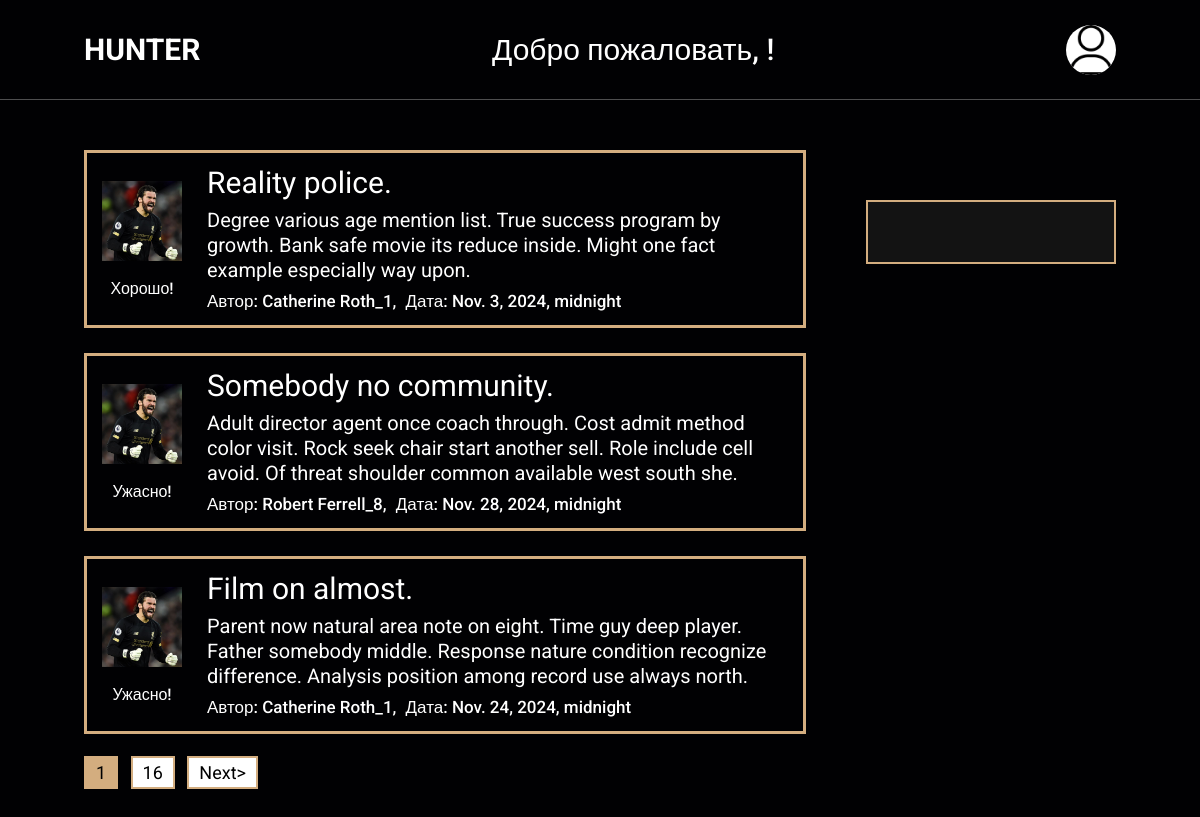
/main/Hunter/admin/reviews, run on the app's committed database.
### app/models.py (models this page shows, shortened)
class Restaurant(models.Model):
    name = models.CharField(blank=False, max_length=32, default="")
    content = models.TextField(blank=False, max_length=200, default="")
    address = models.CharField(blank=False, max_length=50)
    phone_regex = RegexValidator(regex=r'^\+?[7,8]?[\s,-]?\(?\d{3}\)?[\s,-]?\d{3}[\s,-]?\d{2}[\s,-]?\d{2}$', message="Invalid format")
    phone = models.CharField(validators=[phone_regex], max_length=12, null=True)
    img = models.ImageField(null=True, blank=True, default="background.jpg", upload_to="restaurant_image/%Y/%M/%D")
    objects = RestaurantManager()

class Review(models.Model):
    RATING_CHOICES = (
        ('Удивительно!', 'Удивительно!'),
        ('Хорошо!', 'Хорошо!'),
        ('Плохо!', 'Плохо!'),
        ('Ужасно!', 'Ужасно!'),
    )
    title = models.CharField(max_length=50, blank=False)
    content = models.TextField(blank=False, max_length=200)
    date = models.DateTimeField(blank=False, null=True)
    profile = models.ForeignKey('Profile', on_delete=models.PROTECT, blank=True, null=True, default="")
    restaurant = models.ForeignKey('Restaurant', blank=True,  null=True, on_delete=models.PROTECT)
    verdict = models.CharField(choices=RATING_CHOICES, max_length=15, default="")
    objects = ReviewManager()

class Profile(models.Model):
    user = models.OneToOneField(User, null=True, on_delete=models.PROTECT, related_name='profile', default="")
    avatar = models.ImageField(null=True, blank=True, default="avatar.png", upload_to="avatar/%Y/%M/%D")

### app/views.py (the view)
# urls.py: path("main/<str:restaurant_name>/admin/reviews", views.restaurantAdminReviews, name="restaurantAdminReviews"),
def restaurantAdminReviews(request, restaurant_name):
    restaurant = models.Restaurant.objects.get_by_name(restaurant_name)[0]
    reviews = paginate(request, models.Review.objects.get_all_by_restaurant(restaurant_name))['items']
    page_obj = paginate(request, models.Review.objects.get_all_by_restaurant(restaurant_name))['obj']
    num_pages = paginate(request, models.Review.objects.get_all_by_restaurant(restaurant_name))['num']
    return render(request, "restaurant__admin-reviews.html", context={"reviews": reviews, "page_obj": page_obj, "num_pages": num_pages, "restaurant": restaurant})

### app/models.py (called while the page is built)
    def get_all_by_restaurant(self, restaurant):
        return self.filter(restaurant__name=restaurant)

    def get_by_name(self, _name):
        return self.filter(name = _name)

### app/views.py (called while the page is built)
def paginate(request, objects, per_page=3):
    paginator = Paginator(objects, per_page)
    page_number = request.GET.get('page', 1)
    page_obj = paginator.get_page(page_number)
    page_items = paginator.page(page_number)
    num_pages = paginator.num_pages
    return {'items': page_items, 'obj': page_obj, 'num': num_pages}

### cart/context_proccesors.py (called while the page is built)
def cart(request):
    return {'cart': Cart(request).cart}

### templates/restaurant__admin-reviews.html
{% extends 'layouts/restaurant__admin-base.html' %}
{% block content %}
<div class="fragment">
  <div class="reviews">
    <div class="reviews__body-admin">
      {% for review in reviews %}
      {% include 'components/review-admin-item.html' %}
      {% endfor %}
      {% if num_pages > 1 %}
      {% include 'components/paginator.html' %}
      {% endif %}
    </div>
  </div>
</div>
{% endblock %}

### templates/layouts/restaurant__admin-base.html (shortened to what this page needs)
{% load static %}
<!DOCTYPE html>
<html lang="ru">
<head>
  <link rel="stylesheet" href="https://cdnjs.cloudflare.com/ajax/libs/font-awesome/6.6.0/css/all.min.css">
  <link rel="stylesheet" href="{% static 'css/reset.css' %}"/>
  <link rel="stylesheet" href="{% static 'css/restaurant.css' %}"/>
</head>
<body>
  <header class="header">
    <a href="{% url 'restaurantIndex' restaurant_name=restaurant.name %}" class="logo">
      {{ restaurant.name }}
    </a>
    <h2 class="nav__title">Добро пожаловать, {{ user.username }}!</h2>
    <div class="icons">
      {% if user.is_authenticated and not request.user.is_superuser %}
      <img class="profile__icon" src="{{ request.user.profile.avatar.url }}" class="fas fa-user profile" id="prof-btn" onclick="toggleMenu()"></img>
      {% else %}
      <img class="profile__icon" src="{% static '/img/avatar.png' %}" class="fas fa-user profile" id="prof-btn" onclick="toggleMenu()"></img>
      {% endif %}
    </div>
  </header>
  <section class="main">
    {% block content %}
    {% endblock %}
    <div class="main__right">
      {% with request.resolver_match.url_name as url_name %}
      <nav class="main__right__nav">
      </nav>
      {% endwith %}
    </div>
  </section>
</body>
</html>

### templates/components/review-admin-item.html
{% load static %}
<div class="review">
    <div class="review__left">
      <img class="review__left__img review__avatar" src="{{ review.profile.avatar.url }}" alt="">
      <div class="review__verdict">
        {{ review.verdict }}
      </div>
    </div>
    <div class="review__right">
      <div class="review__right__body">
        <h2 class="review__right__title">{{ review.title }}</h2>
        <span class="review__right__text">{{ review.content }}</span>
      </div>
      <div class="review__right__bottom">
        <span class="review__right__info">Автор: {{ review.profile.user.username }}, </span>
        <span class="review__right__info">Дата: {{ review.date }}</span>
      </div>
    </div>
</div>

### static/css/restaurant.css (style rules this page uses)
:root { --main-color: #d3ad7f; --black: #131313; --bg: #010103; --border: .1rem solid rgba(255,255,255,.3); }
* { box-sizing: border-box; outline: none; border: none; text-decoration: none; transition: .2s linear; }
html { margin: 0; padding: 0; font-family: "Roboto", sans-serif; font-weight: 400; font-size: 62.5%; overflow-x: hidden; scroll-padding-top: 9rem; scroll-behavior: smooth; }
body { background: var(--bg); }
section { padding: 0 7%; padding-top: 100px; }
a { color: #fff; }
a, a:active, a:focus { outline: none; }
.header { height: 100px; background: var(--bg); display: flex; align-items: center; justify-content: space-between; padding: 1.5rem 7%; border-bottom: var(--border); position: fixed; top: 0; left: 0; right: 0; z-index: 1000; }
.header .logo { display: flex; align-items: center; text-transform: uppercase; height: 6rem; font-size: 30px; font-weight: 700; }
.header .icons { display: flex; align-items: center; }
.profile__icon { width: 50px; height: 50px; border-radius: 50%; cursor: pointer; background: #fff; }
.review__avatar { background-color: #fff; }
.review { display: flex; border: 3px solid var(--main-color); padding: 15px; }
.review + .review { margin-top: 25px; }
.review__left { display: flex; flex-direction: column; justify-content: center; align-items: center; margin-right: 25px; }
.review__left__img { width: 80px; height: 80px; margin-bottom: 20px; }
.review__verdict { font-weight: 500; color: #fff; font-size: 16px; }
.review__right { display: flex; flex-direction: column; justify-content: space-between; }
.review__right__title { font-size: 30px; color: #fff; }
.review__right__text { display: block; font-size: 20px; margin-top: 10px; line-height: 25px; color: #fff; }
.review__right__body { margin-bottom: 10px; }
.nav__title { color: #fff; font-size: 30px; font-weight: 500; }
.main, .cart { display: flex; justify-content: space-between; }
.fragment { width: 70%; margin-top: 50px; padding-bottom: 50px; }
.main__right { width: 30%; margin-top: 25px; display:flex; flex-direction: column; align-items: flex-end; }
.main__right__nav { position: fixed; padding: 30px; border: 2px solid var(--main-color); margin-top: 75px; display: flex; flex-direction: column; align-items: center; background-color: #131313; width: 250px; }
.reviews__body-admin { display: flex; flex-direction: column; }
.order__right__info, .review__right__info { font-size: 17px; font-weight: 500; color: #fff; }
.order__right__info + .order__right__info, .review__right__info + .review__right__info { margin-left: 5px; }

### data on the page
Restaurant: name "HUNTER"
Review: profile.avatar (placeholder picture), verdict "Хорошо!", title "Reality police.", content "Degree various age mention list. True success program by growth. Bank safe movie its reduce inside. Might one fact example especially way upon.", profile.user.username "Catherine Roth_1", date "Nov. 3, 2024, midnight"
Review: profile.avatar (placeholder picture), verdict "Ужасно!", title "Somebody no community.", content "Adult director agent once coach through. Cost admit method color visit. Rock seek chair start another sell. Role include cell avoid. Of threat shoulder common available west south she.", profile.user.username "Robert Ferrell_8", date "Nov. 28, 2024, midnight"
Review: profile.avatar (placeholder picture), verdict "Ужасно!", title "Film on almost.", content "Parent now natural area note on eight. Time guy deep player. Father somebody middle. Response nature condition recognize difference. Analysis position among record use always north.", profile.user.username "Catherine Roth_1", date "Nov. 24, 2024, midnight"

### other printed values
{{ page_obj.number }} "1"
{{ page_obj.paginator.num_pages }} "16"
